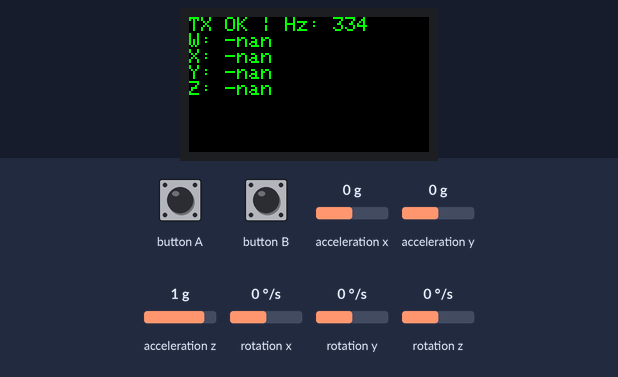
Simulated run of this program. Board: ESP32. On the bench: 240×135 colour display. The test bench sets the inputs (shaded band); at power-on: acceleration x 0 g, acceleration y 0 g, acceleration z 1 g, rotation x 0 °/s, rotation y 0 °/s, rotation z 0 °/s. What the program prints to the serial monitor is not drawn.

Above: at 1.8 s.
1.9 s: button A pressed for 0.15 s
At 2.7 s:
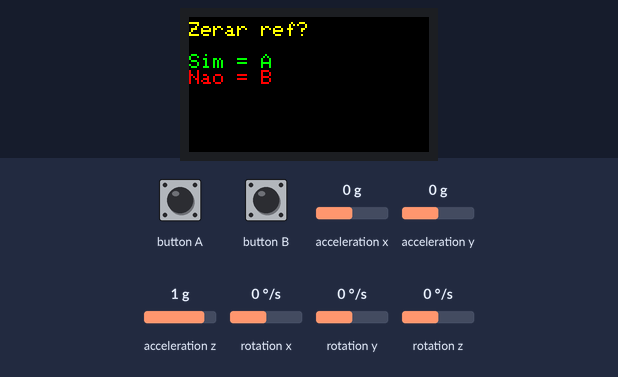
3.5 s: button B pressed for 0.15 s
At 5.7 s:
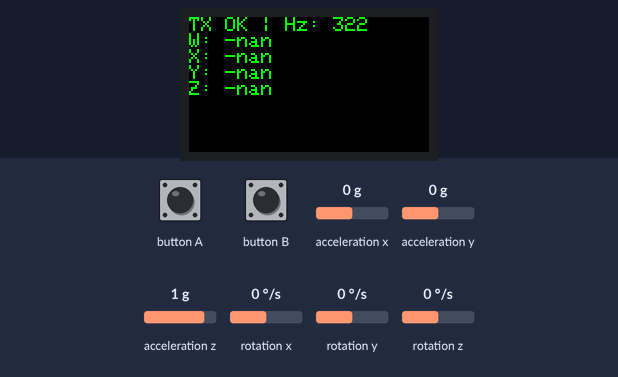
6.0 s: acceleration x set to -1.4 g
At 8.1 s:
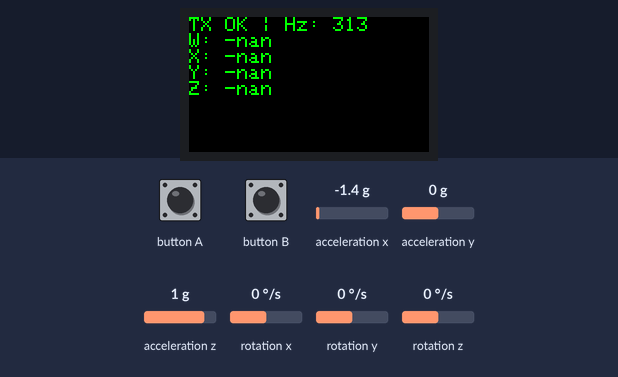
9.0 s: acceleration y set to -1.4 g
At 10.3 s:
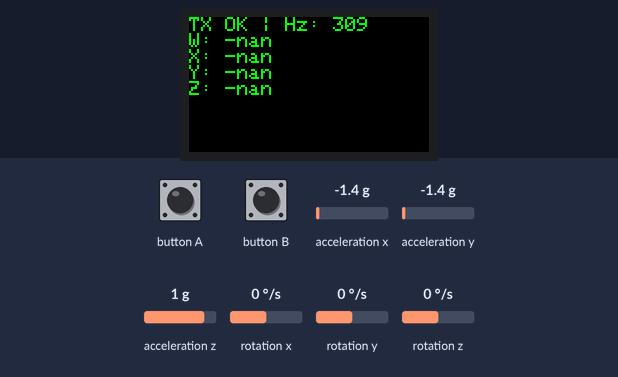
Timing chart, 0 to 9.7 s (numbered marks = the images above; inputs shaded):
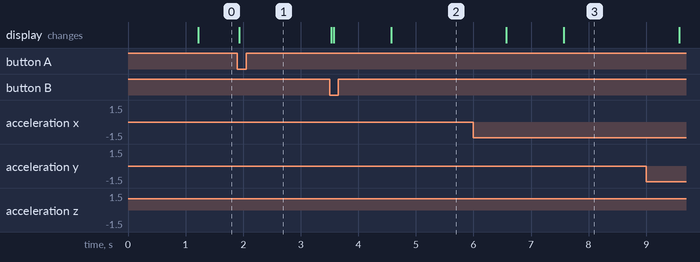

The program:

main.cpp
```cpp
#include <Arduino.h>
#include <M5StickCPlus2.h>
#include <math.h>

// ==========================================
// Constantes e Parâmetros do Filtro Madgwick
// ==========================================
#define MADGWICK_BETA 0.1f

// GPIOs dos botões (leitura direta, active LOW)
#define BTN_A_PIN 37
#define BTN_B_PIN 39

// Quaternion de atitude (W, X, Y, Z) inicializado na identidade
float q0 = 1.0f, q1 = 0.0f, q2 = 0.0f, q3 = 0.0f;

// ==========================================
// Variáveis de Controle de Tempo e Taxa
// ==========================================
uint32_t lastUpdate = 0;
uint32_t frameCount = 0;
uint32_t lastDisplayUpdate = 0;
float currentHz = 0.0f;

// ==========================================
// Estado da UI de Confirmação de Zeragem
// ==========================================
bool awaitingConfirmation = false;

// Estado anterior dos botões para detecção de borda (evita repeat)
bool lastBtnAState = HIGH;
bool lastBtnBState = HIGH;

// ==========================================
// Implementação do Filtro Madgwick (IMU - 6DOF)
// ==========================================
void MadgwickAHRSupdateIMU(float gx, float gy, float gz, float ax, float ay, float az, float dt) {
    float recipNorm;
    float s0, s1, s2, s3;
    float qDot1, qDot2, qDot3, qDot4;
    float _2q0, _2q1, _2q2, _2q3, _4q0, _4q1, _4q2, _8q1, _8q2, q0q0, q1q1, q2q2, q3q3;

    gx *= 0.0174533f;
    gy *= 0.0174533f;
    gz *= 0.0174533f;

    qDot1 = 0.5f * (-q1 * gx - q2 * gy - q3 * gz);
    qDot2 = 0.5f * (q0 * gx + q2 * gz - q3 * gy);
    qDot3 = 0.5f * (q0 * gy - q1 * gz + q3 * gx);
    qDot4 = 0.5f * (q0 * gz + q1 * gy - q2 * gx);

    if (!((ax == 0.0f) && (ay == 0.0f) && (az == 0.0f))) {
        recipNorm = 1.0f / sqrt(ax * ax + ay * ay + az * az);
        ax *= recipNorm;
        ay *= recipNorm;
        az *= recipNorm;

        _2q0 = 2.0f * q0; _2q1 = 2.0f * q1;
        _2q2 = 2.0f * q2; _2q3 = 2.0f * q3;
        _4q0 = 4.0f * q0; _4q1 = 4.0f * q1;
        _4q2 = 4.0f * q2;
        _8q1 = 8.0f * q1; _8q2 = 8.0f * q2;
        q0q0 = q0 * q0; q1q1 = q1 * q1;
        q2q2 = q2 * q2; q3q3 = q3 * q3;

        s0 = _4q0 * q2q2 + _2q2 * ax + _4q0 * q1q1 - _2q1 * ay;
        s1 = _4q1 * q3q3 - _2q3 * ax + 4.0f * q0q0 * q1 - _2q0 * ay - _4q1 + _8q1 * q1q1 + _8q1 * q2q2 + _4q1 * az;
        s2 = 4.0f * q0q0 * q2 + _2q0 * ax + _4q2 * q3q3 - _2q3 * ay - _4q2 + _8q2 * q1q1 + _8q2 * q2q2 + _4q2 * az;
        s3 = 4.0f * q1q1 * q3 - _2q1 * ax + 4.0f * q2q2 * q3 - _2q2 * ay;

        recipNorm = 1.0f / sqrt(s0 * s0 + s1 * s1 + s2 * s2 + s3 * s3);
        s0 *= recipNorm; s1 *= recipNorm;
        s2 *= recipNorm; s3 *= recipNorm;

        qDot1 -= MADGWICK_BETA * s0;
        qDot2 -= MADGWICK_BETA * s1;
        qDot3 -= MADGWICK_BETA * s2;
        qDot4 -= MADGWICK_BETA * s3;
    }

    q0 += qDot1 * dt; q1 += qDot2 * dt;
    q2 += qDot3 * dt; q3 += qDot4 * dt;

    recipNorm = 1.0f / sqrt(q0 * q0 + q1 * q1 + q2 * q2 + q3 * q3);
    q0 *= recipNorm; q1 *= recipNorm;
    q2 *= recipNorm; q3 *= recipNorm;
}

// ==========================================
// Leitura de borda de descida dos botões via GPIO
// Retorna true apenas no ciclo em que o botão foi pressionado
// ==========================================
bool btnAPressed() {
    bool current = digitalRead(BTN_A_PIN);
    bool pressed = (current == LOW && lastBtnAState == HIGH);
    lastBtnAState = current;
    return pressed;
}

bool btnBPressed() {
    bool current = digitalRead(BTN_B_PIN);
    bool pressed = (current == LOW && lastBtnBState == HIGH);
    lastBtnBState = current;
    return pressed;
}

// ==========================================
// Exibe tela de confirmação de zeragem
// ==========================================
void showConfirmationScreen() {
    StickCP2.Display.fillScreen(BLACK);
    StickCP2.Display.setTextSize(2);
    StickCP2.Display.setCursor(0, 5);
    StickCP2.Display.setTextColor(YELLOW);
    StickCP2.Display.println("Zerar ref?");
    StickCP2.Display.println("");
    StickCP2.Display.setTextColor(GREEN);
    StickCP2.Display.println("Sim = A");
    StickCP2.Display.setTextColor(RED);
    StickCP2.Display.println("Nao = B");
}

// ==========================================
// Zera o quaternion para a identidade
// ==========================================
void resetReference() {
    q0 = 1.0f; q1 = 0.0f;
    q2 = 0.0f; q3 = 0.0f;

    StickCP2.Display.fillScreen(BLACK);
    StickCP2.Display.setTextSize(2);
    StickCP2.Display.setCursor(0, 20);
    StickCP2.Display.setTextColor(GREEN);
    StickCP2.Display.println("Referencia");
    StickCP2.Display.println("zerada!");
    delay(1200);
}

// ==========================================
// Setup Principal
// ==========================================
void setup() {
    auto cfg = M5.config();
    StickCP2.begin(cfg);

    // Configura GPIOs dos botões com pull-up interno
    pinMode(BTN_A_PIN, INPUT_PULLUP);
    pinMode(BTN_B_PIN, INPUT_PULLUP);

    Serial.begin(115200);

    StickCP2.Display.setRotation(1);
    StickCP2.Display.setTextSize(2);
    StickCP2.Display.fillScreen(BLACK);
    StickCP2.Display.setCursor(10, 10);
    StickCP2.Display.setTextColor(GREEN);
    StickCP2.Display.print("TX OK");

    lastUpdate = micros();
    lastDisplayUpdate = millis();
}

// ==========================================
// Loop Principal
// ==========================================
void loop() {
    StickCP2.update();

    // ==========================================
    // Lógica dos Botões (leitura direta via GPIO)
    // ==========================================
    if (!awaitingConfirmation) {
        if (btnAPressed()) {
            awaitingConfirmation = true;
            showConfirmationScreen();
        }
    } else {
        if (btnAPressed()) {
            awaitingConfirmation = false;
            resetReference();
        } else if (btnBPressed()) {
            awaitingConfirmation = false;
            StickCP2.Display.fillScreen(BLACK);
        }
        // Suspende IMU e serial durante a confirmação
        return;
    }

    // ==========================================
    // Cálculo do dt
    // ==========================================
    uint32_t now = micros();
    float dt = (now - lastUpdate) / 1000000.0f;
    dt = constrain(dt, 0.0001f, 0.05f);
    lastUpdate = now;

    // ==========================================
    // Leitura da IMU
    // ==========================================
    float ax, ay, az, gx, gy, gz;
    StickCP2.Imu.getAccelData(&ax, &ay, &az);
    StickCP2.Imu.getGyroData(&gx, &gy, &gz);

    // ==========================================
    // Fusão de Sensores (Madgwick)
    // ==========================================
    MadgwickAHRSupdateIMU(gx, gy, gz, ax, ay, az, dt);

    // ==========================================
    // Serialização: W,X,Y,Z,AX,AY,AZ\n
    // ==========================================
    Serial.print(q0, 4);
    Serial.print(",");
    Serial.print(q1, 4);
    Serial.print(",");
    Serial.print(q2, 4);
    Serial.print(",");
    Serial.print(q3, 4);
    Serial.print(",");
    Serial.print(ax, 3);
    Serial.print(",");
    Serial.print(ay, 3);
    Serial.print(",");
    Serial.println(az, 3);

    // ==========================================
    // Atualização do Display (1s de intervalo)
    // ==========================================
    frameCount++;
    if (millis() - lastDisplayUpdate >= 1000) {
        currentHz = (float)frameCount;
        frameCount = 0;
        lastDisplayUpdate = millis();

        StickCP2.Display.fillScreen(BLACK);
        StickCP2.Display.setCursor(0, 0);
        StickCP2.Display.setTextColor(GREEN);
        StickCP2.Display.printf("TX OK | Hz: %.0f\n", currentHz);
        StickCP2.Display.printf("W: %.2f\n", q0);
        StickCP2.Display.printf("X: %.2f\n", q1);
        StickCP2.Display.printf("Y: %.2f\n", q2);
        StickCP2.Display.printf("Z: %.2f\n", q3);
    }
}
```

Measured:
- after the input at 1.9 s, the display: changes at once (image 1)
- after the input at 3.5 s, the display: first changes at once (image 2 shows a later state)
- after the input at 6.0 s, the display: first changes after 0.57 s (image 3 shows a later state)
